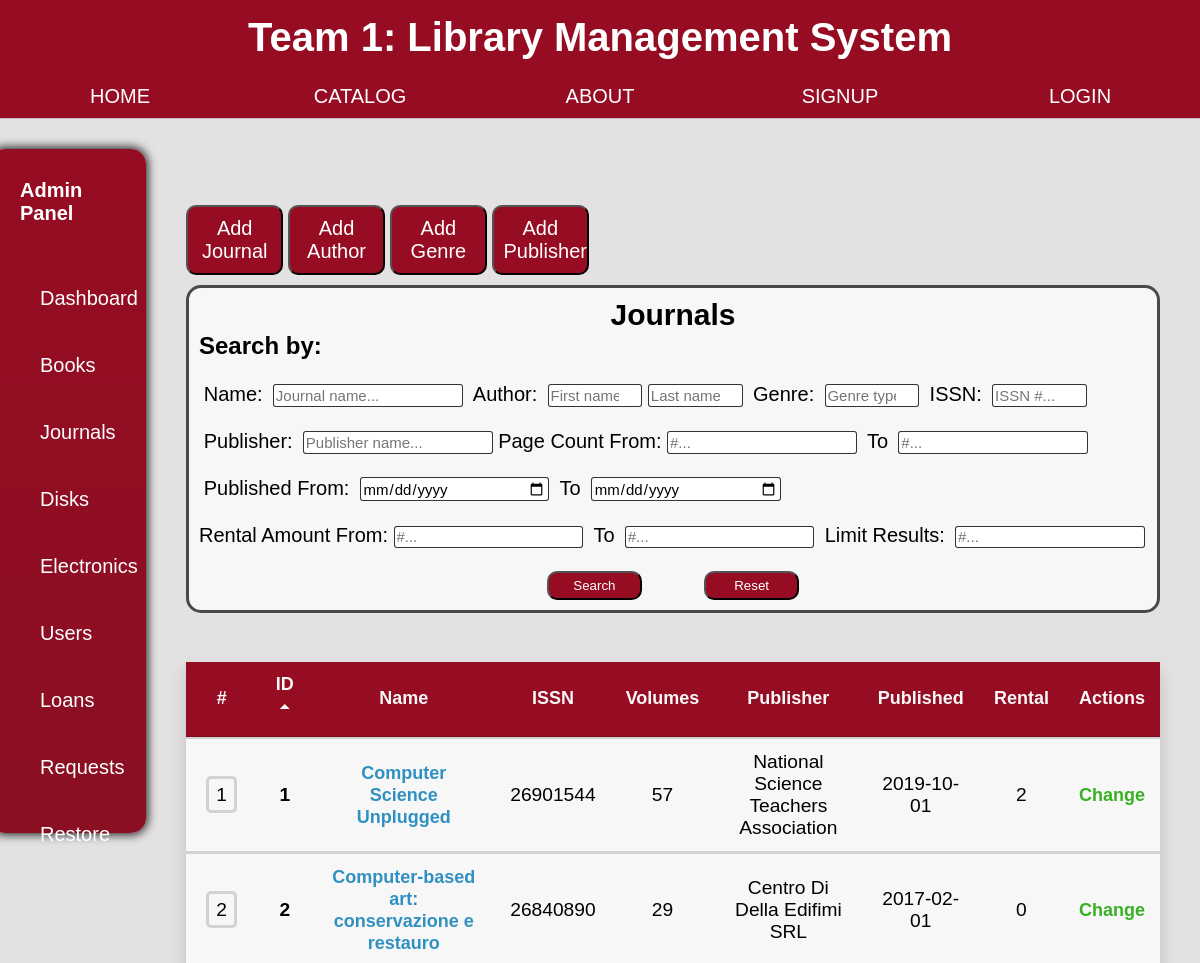
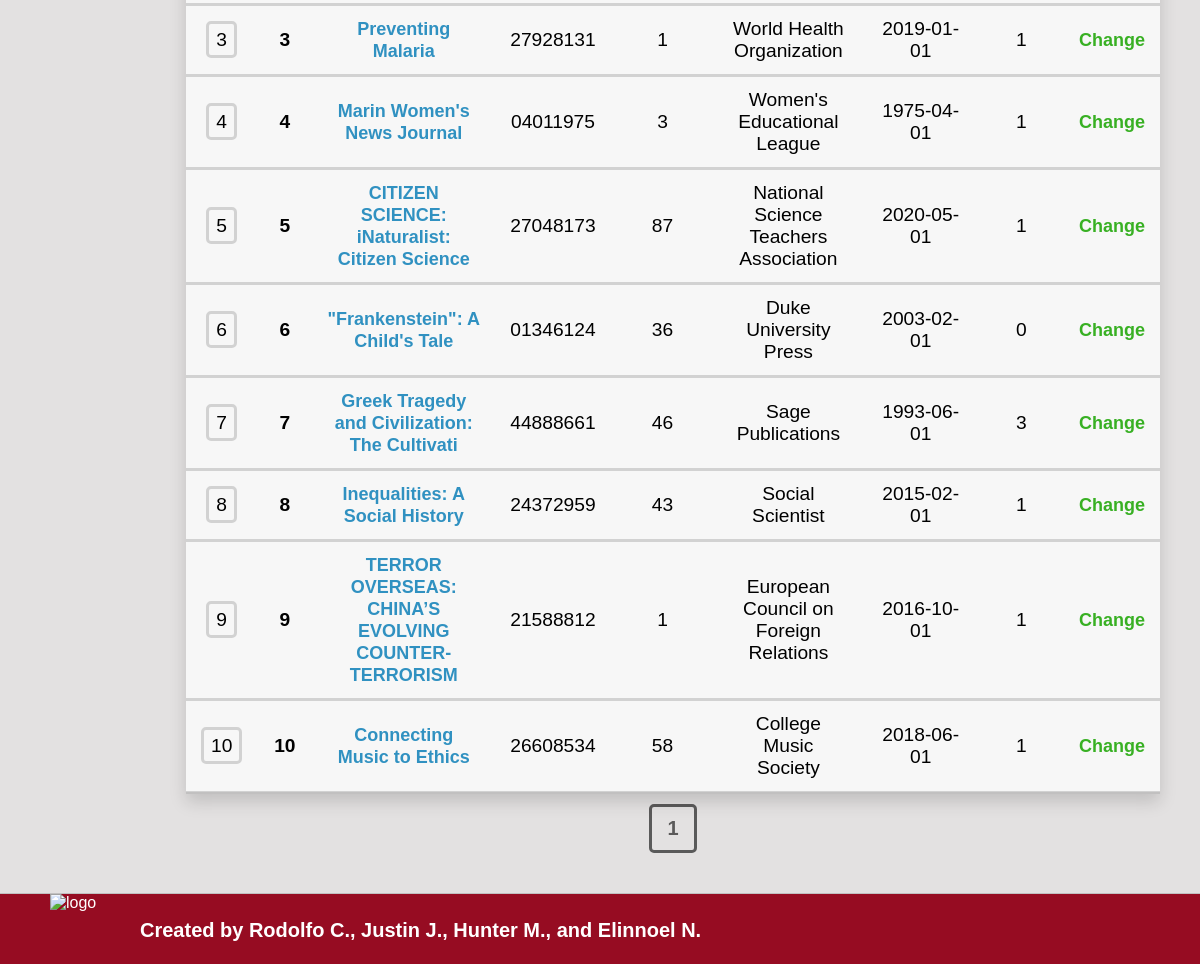
Screenshot of /admin/journals.php with the database file from the repository (2 pictures, top to bottom).
### tables this page shows
CREATE TABLE `journal` (
  `Journal_id` int(11) NOT NULL,
  `Publisher` int(11) NOT NULL,
  `Name` varchar(60) NOT NULL,
  `ISSN` varchar(8) NOT NULL,
  `Publish_date` date NOT NULL,
  `Rental_status` varchar(6) NOT NULL,
  `Pages` int(14) NOT NULL,
  `Deleted_id` smallint(4) NOT NULL,
  `Img` varchar(60) NOT NULL,
  `Description` varchar(3000) NOT NULL DEFAULT 'No Description',
  `Reference_type` int(3) NOT NULL DEFAULT 2
);

CREATE TABLE `publisher` (
  `Publisher_id` int(11) NOT NULL,
  `Publisher_name` varchar(60) NOT NULL
);

### admin/journals.php (the view, shortened to what the rows shown need)
<?php
    include_once 'adminpanel.php';
    $Output = '';
    $Variables = '';
    $SessionVars = array();
    $OutputGenre = '';
    $VariablesGenre = '';
    $SessionVarsGenre = array();
    $OutputAuthor = '';
    $VariablesAuthor = '';
    $SessionVarsAuthor = array();
    $Limitby = '10';
?>
    <div class="content">
        <head2> <title>Journals</title> <link rel="stylesheet" href="../style.css"> <link rel="stylesheet" href="astyle.css"></head2>
        <form class="admin-form">
            <h2 style = "text-align:center;">Journals</h2>
            <h4>Search by:</h4><br>
            <?php
                if(!empty($_GET['sort'])){
                    $_SESSION["sortbyorder"] = $_GET['sort'];
                    $sortby = $_GET['sort'];
                    if(strpos($_SESSION["sortorder"], 'ASC') !== false){ $_SESSION["sortorder"] = 'DESC'; $icon = '<i><span class="material-icons-outlined">arrow_drop_down</span></i>'; $sort = 'DESC';}
                    else{ $_SESSION["sortorder"] = 'ASC'; $icon = '<i><span class="material-icons-outlined">arrow_drop_up</span></i>'; $sort = 'ASC';}
                }
                elseif(!empty($_GET['page'])){
                    $sortby = $_SESSION["sortbyorder"];
                    $sort = $_SESSION["sortorder"];
                    if($sort == 'ASC'){ $icon = '<i><span class="material-icons-outlined">arrow_drop_up</span></i>';}
                    else{ $icon = '<i><span class="material-icons-outlined">arrow_drop_down</span></i>';}
                }
                else{
                    $sortby = 'journal.Journal_id';
                    $sort = 'ASC';
                    $icon = '<i><span class="material-icons-outlined">arrow_drop_up</span></i>';
                }
            ?>
            </input>   <br><br>
                </input><br><br>
                </input><br><br>
                </input><br><br>
        </form>
        <table class = "content-table">
            <thread>
                <tr style = "font-size:18px;">
                    <th style = "width:1%;">#</th>
                    <th onclick="location.href='?sort=journal.Journal_id';" onmouseover="" style="cursor: pointer;">ID <?php if($sortby == 'journal.Journal_id'){echo $icon;}?></th>
                    <th onclick="location.href='?sort=Name';" onmouseover="" style="cursor: pointer;">Name<?php if($sortby == 'Name'){echo $icon;}?></th>
                    <th onclick="location.href='?sort=ISSN';" onmouseover="" style="cursor: pointer;">ISSN<?php if($sortby == 'ISSN'){echo $icon;}?></th>
                    <th onclick="location.href='?sort=Pages';" onmouseover="" style="cursor: pointer;">Volumes<?php if($sortby == 'Pages'){echo $icon;}?></th>
                    <th onclick="location.href='?sort=Publisher';" onmouseover="" style="cursor: pointer;">Publisher<?php if($sortby == 'Publisher'){echo $icon;}?></th>
                    <th onclick="location.href='?sort=Publish_date';" onmouseover="" style="cursor: pointer;">Published<?php if($sortby == 'Publish_date'){echo $icon;}?></th>
                    <th onclick="location.href='?sort=Rental_status';" onmouseover="" style="cursor: pointer;">Rental<?php if($sortby == 'Rental_status'){echo $icon;}?></th>
                    <th>Actions</th>
                </tr>
            </thread>
            <?php
                include '../connect.php';
                $Genre = '';
                $sql="SELECT journal.Journal_id, journal.Name, journal.Rental_status, journal.ISSN, journal.Pages, journal.Publisher, journal.Publish_date, journal.Deleted_id,
                            publisher.Publisher_id, publisher.Publisher_name,
                            author.Author_id, GROUP_CONCAT(author.FName), GROUP_CONCAT(author.LName), authorjournaljoin.Author_id, authorjournaljoin.Journal_id
                            FROM journal
                            INNER JOIN publisher ON journal.Publisher = publisher.Publisher_id
                            INNER JOIN authorjournaljoin ON journal.Journal_id = authorjournaljoin.Journal_id
                            INNER JOIN author ON authorjournaljoin.Author_id = author.Author_id
                            WHERE journal.Deleted_id=0 $Output
                            GROUP BY journal.Journal_id
                            $OutputAuthor
                            ORDER BY $sortby $sort";
                $stmt = mysqli_stmt_init($con);
                if(!mysqli_stmt_prepare($stmt,$sql)){echo "SQL statement failed";}
                else{
                    $Variables = $Variables . $VariablesAuthor;
                    $SessionVars = array_merge($SessionVars,$SessionVarsAuthor);
                }
                if(!isset($_GET['page'])){$page = 1;}
                else{$page = $_GET['page'];}
                $PageResults = $Limitby;
                $FirstResult = ($page-1)*$PageResults;
                $num = $FirstResult;
                $result = "";
                $sql="SELECT journal.Journal_id, journal.Name, journal.Rental_status, journal.ISSN, journal.Pages, journal.Publisher, journal.Publish_date, journal.Deleted_id,
                            publisher.Publisher_id, publisher.Publisher_name, journal.Img,
                            author.Author_id, GROUP_CONCAT(author.FName), GROUP_CONCAT(author.LName), authorjournaljoin.Author_id, authorjournaljoin.Journal_id
                            FROM journal
                            INNER JOIN publisher ON journal.Publisher = publisher.Publisher_id
                            INNER JOIN authorjournaljoin ON journal.Journal_id = authorjournaljoin.Journal_id
                            INNER JOIN author ON authorjournaljoin.Author_id = author.Author_id
                            WHERE journal.Deleted_id=0 $Output
                            GROUP BY journal.Journal_id
                            $OutputAuthor
                            ORDER BY $sortby $sort
                            LIMIT $FirstResult, $PageResults";
                $stmt = mysqli_stmt_init($con);
                if(!mysqli_stmt_prepare($stmt,$sql)){echo "SQL statement failed";}
                else{
                    if(!empty($Variables)){
                    mysqli_stmt_bind_param($stmt, $Variables, ...$SessionVars);
                    mysqli_stmt_execute($stmt);
                    $result=mysqli_stmt_get_result($stmt);
                    }
                    else{$result = mysqli_query($con,$sql);}
                }
                while($row=mysqli_fetch_assoc($result)){
                    $ID = $row['Journal_id'];
                    $Name = $row['Name'];
                    $ISSN = $row['ISSN'];
                    $Pages = $row['Pages'];
                    $Publisher = $row['Publisher_name'];
                    $Published = $row['Publish_date'];
                    $Rental = $row['Rental_status'];
                    $Img = $row['Img'];
                    $sql2="SELECT journal.Journal_id, journal.Deleted_id,
                                publisher.Publisher_id, publisher.Publisher_name,
                                genre.Genre_id, GROUP_CONCAT(genre.Genre_type), genrejournaljoin.Genre_id, genrejournaljoin.Journal_id
                                FROM journal
                                INNER JOIN publisher ON journal.Publisher = publisher.Publisher_id
                                INNER JOIN genrejournaljoin ON journal.Journal_id = genrejournaljoin.Journal_id
                                INNER JOIN genre ON genrejournaljoin.Genre_id = genre.Genre_id
                                WHERE journal.Deleted_id=0 AND journal.Journal_id = $ID
                                GROUP BY journal.Journal_id
                                $OutputGenre
                                ORDER BY  $sortby $sort";
                     $stmt2 = mysqli_stmt_init($con);
                     if(!mysqli_stmt_prepare($stmt2,$sql2)){echo "SQL statement failed";}
                     else{
                         if(!empty($VariablesGenre)){
                             mysqli_stmt_bind_param($stmt2, $VariablesGenre, ...$SessionVarsGenre);
                             mysqli_stmt_execute($stmt2);
                             $result2=mysqli_stmt_get_result($stmt2);
                         }
                         else{$result2 = mysqli_query($con,$sql2);}
                     }
                     while($row2=mysqli_fetch_assoc($result2)){ $Genre = $row2['GROUP_CONCAT(genre.Genre_type)'];}
                     $Flist = explode(',', $row['GROUP_CONCAT(author.FName)']);
                     $Llist = explode(',', $row['GROUP_CONCAT(author.LName)']);
                     $ListName = '';
                     for($x = 0; $x < sizeof($Flist); $x+=1){
                         $ListName = $ListName . $Flist[$x] .' '. $Llist[$x] . ', ';
                     }
                     $ListName = trim($ListName);
                     $ListName = substr($ListName, 0, -1);
                     if($Genre != ''){
                        $num += 1;
                        echo '
                        <tbody>
                            <tr id = '.$num.'>
                                <td id = "'.$num.'" onclick ="content()">
                                    <s style="padding:5px 7px; border-radius: 5px;">'.$num.'</s>
                                </td>
                                <td id = "'.$num.'" onclick ="content()">
                                    <b>'.$ID.'</b><br>
                                </td>
                                <td id = "'.$num.'" onclick ="content()">
                                    <b style = "color: #3091C1; font-size: 18px;">'.$Name.'</b><br>
                                </td>
                                <td id = "'.$num.'" onclick ="content()">'.$ISSN.'</td>
                                <td id = "'.$num.'" onclick ="content()">'.$Pages.'</td>
                                <td id = "'.$num.'" onclick ="content()">'.$Publisher.'</td>
                                <td id = "'.$num.'" onclick ="content()">'.$Published.'</td>
                                <td id = "'.$num.'" onclick ="content()">'.$Rental.'</td>
                                <td id = "'.$num.'" onclick ="content()">
                                    <button class = modal-button-open data-modal-target="#modal'.$num.'" style = "color: #38B023; font-size: 18px;">Change</button><br>
                                </td>
                            </tr>
                            <div class="modal" id="modal'.$num.'">
                                    <div class="title">'.$Name.'</div>
                                            <img src="../img/'.$Img.'" width=160 height=240 style="box-shadow: 0 .5rem 1rem rgba(0,0,0,.15)!important; border: 3px solid rgba(0,0,0,.25); border-radius: 5px;">
                                                    <b>Name:</b> '.$Name.'
                                                    <b>Authors:</b> '.$ListName.'
                                                    <b>Genre:</b> '.$Genre.'
                                                    <b>ISBN:</b> '.$ISSN.'
                                                    <b>Publisher:</b> '.$Publisher.'
                                                    <b>Published:</b> '.$Published.'
                                                    <b>Available Copies:</b> '.$Rental.'
                                                    <button type="button" class = "button-reserve" style="font-size: 25px;" onclick="location.href=\'journal/update?journalid='.$ID.'\'">Update Item</button>
                                                    <button type="button" class = "button-delete" style="font-size: 25px;" onclick="location.href=\'journal/delete?deleteid='.$ID.'\'">Delete Item</button>
                                </div>
                            </div>
                        </tbody>';
                    }
                }
            ?>
<?php include_once '../footer.php';?>

### rows the page displays
journal: ID "1", Name "Computer Science Unplugged", ISSN "26901544", Pages "57", Publisher.Publisher_name "National Science Teachers Association", Publish_date "2019-10-01", Rental_status "2"
journal: ID "2", Name "Computer-based art: conservazione e restauro", ISSN "26840890", Pages "29", Publisher.Publisher_name "Centro Di Della Edifimi SRL", Publish_date "2017-02-01", Rental_status "0"
journal: ID "3", Name "Preventing Malaria", ISSN "27928131", Pages "1", Publisher.Publisher_name "World Health Organization", Publish_date "2019-01-01", Rental_status "1"
journal: ID "4", Name "Marin Women's News Journal", ISSN "04011975", Pages "3", Publisher.Publisher_name "Women's Educational League", Publish_date "1975-04-01", Rental_status "1"
journal: ID "5", Name "CITIZEN SCIENCE: iNaturalist: Citizen Science", ISSN "27048173", Pages "87", Publisher.Publisher_name "National Science Teachers Association", Publish_date "2020-05-01", Rental_status "1"
journal: ID "6", Name "\"Frankenstein\": A Child's Tale", ISSN "01346124", Pages "36", Publisher.Publisher_name "Duke University Press", Publish_date "2003-02-01", Rental_status "0"
journal: ID "7", Name "Greek Tragedy and Civilization: The Cultivati", ISSN "44888661", Pages "46", Publisher.Publisher_name "Sage Publications", Publish_date "1993-06-01", Rental_status "3"
journal: ID "8", Name "Inequalities: A Social History", ISSN "24372959", Pages "43", Publisher.Publisher_name "Social Scientist", Publish_date "2015-02-01", Rental_status "1"
journal: ID "9", Name "TERROR OVERSEAS: CHINA’S EVOLVING COUNTER-TERRORISM", ISSN "21588812", Pages "1", Publisher.Publisher_name "European Council on Foreign Relations", Publish_date "2016-10-01", Rental_status "1"
journal: ID "10", Name "Connecting Music to Ethics", ISSN "26608534", Pages "58", Publisher.Publisher_name "College Music Society", Publish_date "2018-06-01", Rental_status "1"

### other values shown
$about "ABOUT"
$sign "SIGNUP"
$log "LOGIN"
